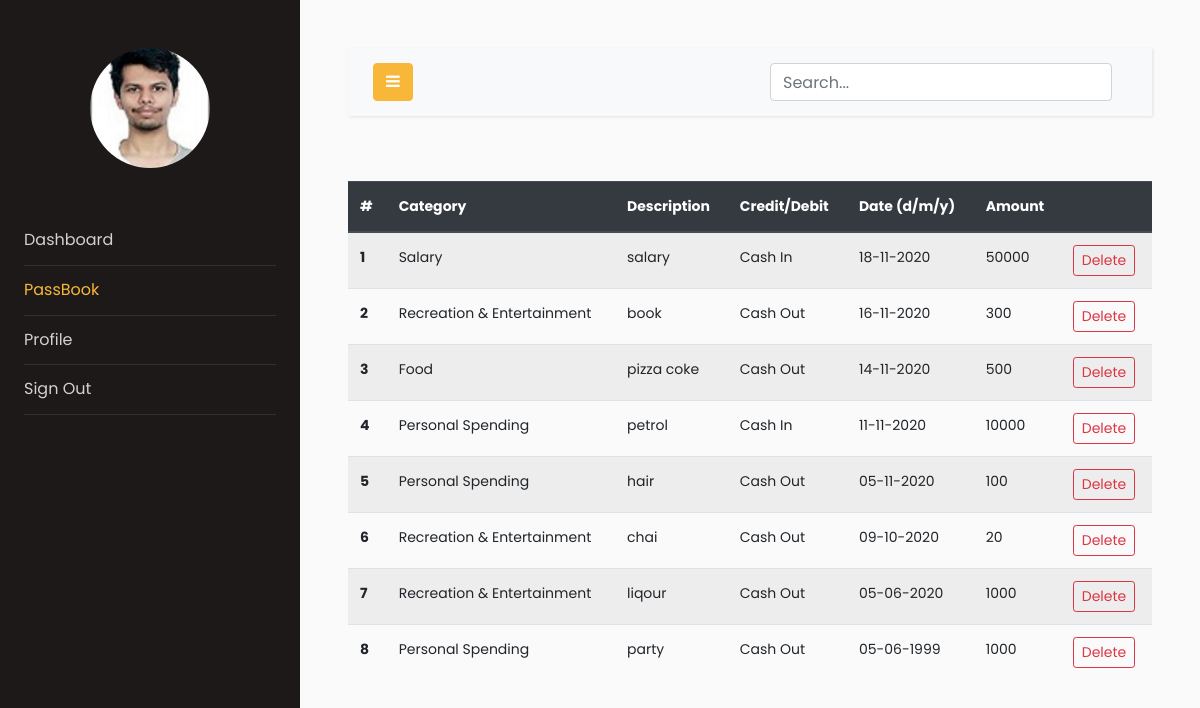
The page /passbook (signed in) on the database as committed earlier.
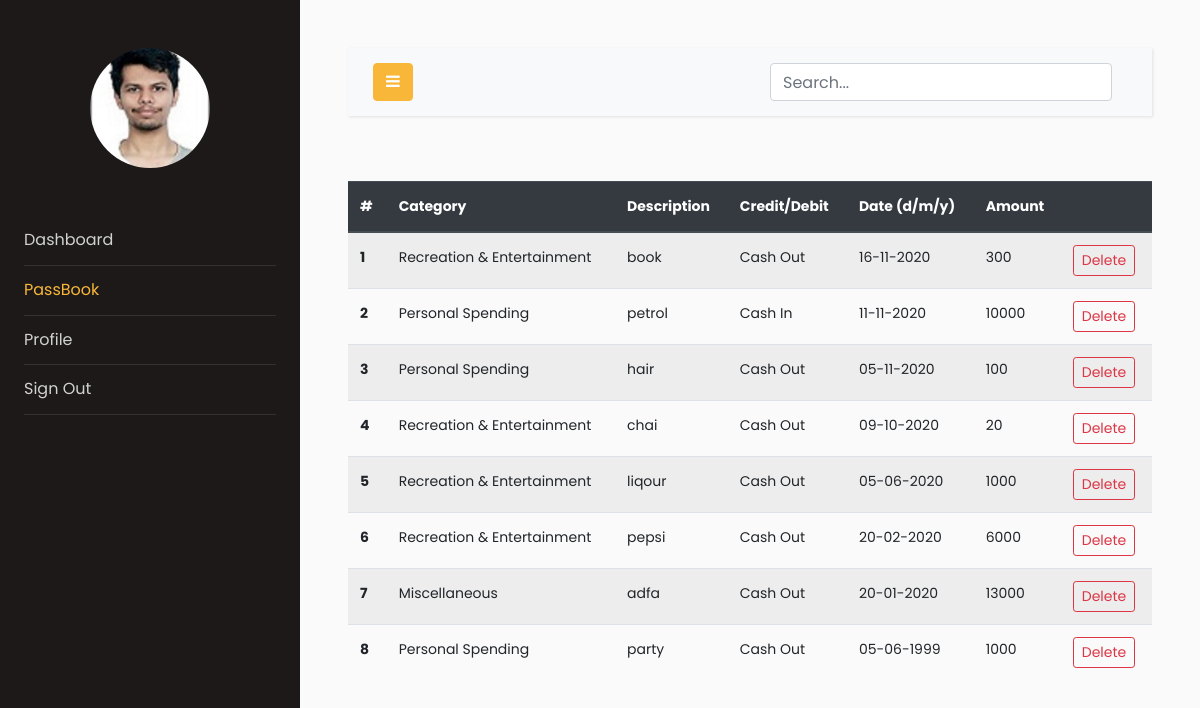
The same page on the database as committed later.
### models.py (models this page shows, shortened)
class Users(db.Model, UserMixin):
    __tablename__ = "users"
    id = db.Column(db.Integer, primary_key=True)
    email = db.Column(db.String(64), unique=True, index=True)
    name = db.Column(db.String(64))
    pasword_hash = db.Column(db.String(128))
    income = db.Column(db.Integer)
    budget = db.Column(db.Integer)
    profile_image = db.Column(db.String(128), nullable=False, default='default_profile.png')
    trans = db.relationship('Transactions', backref='User', lazy='dynamic')

class Transactions(db.Model):
    __searchable__ = ['description','cat','amount','date']
    users = db.relationship(Users)
    id = db.Column(db.Integer, primary_key=True)
    cashFlow = db.Column(db.Integer)
    amount = db.Column(db.Integer)
    description = db.Column(db.String(64))
    cat = db.Column(db.String(64))
    date = db.Column(db.DateTime)
    userId = db.Column(db.Integer, db.ForeignKey('users.id'), nullable=False)

### app.py (the view)
@app.route("/passbook", methods=["GET", "POST"])
@login_required
def passbook():
    uid = current_user.id
    trans_data = Transactions.query.filter_by(userId=uid).order_by(
        Transactions.date.desc()
    )
    return render_template("passbook.html", trans_data=trans_data)

### models.py (called while the page is built)
@login_manager.user_loader
def load_user(user_id):
    return Users.query.get(user_id)

### templates/passbook.html (shortened to what this page needs)
<!doctype html>
<html lang="en">
<head>
    <link rel="stylesheet" href="https://stackpath.bootstrapcdn.com/font-awesome/4.7.0/css/font-awesome.min.css">
<link rel="stylesheet" href="{{ url_for('static', filename='css1/style.css') }}">
</head>
<body>
    <div class="wrapper d-flex align-items-stretch">
        <nav id="sidebar">
            <div class="p-4 pt-5">
                <a href="#" class="img logo rounded-circle mb-5" style="background-image: url({{url_for('static',filename='profile_pics/'+current_user.profile_image)}})"></a>
                <ul class="list-unstyled components mb-5">
                    <li>
                        <a href="{{url_for('dashboard')}}">Dashboard</a>
                    </li>
                    <li class="active">
                        <a href="{{url_for('passbook')}}">PassBook</a>
                    </li>
                    <li>
                        <a href="{{url_for('profile')}}">Profile</a>
                    </li>
                    <li>
                        <a href="{{url_for('logout')}}">Sign Out</a>
                    </li>
                </ul>
            </div>
        </nav>
        <div id="content" class="p-4 p-md-5">
            <nav class="navbar navbar-expand-lg navbar-light bg-light">
                <div class="container-fluid">
                    <button type="button" id="sidebarCollapse" class="btn btn-primary">
                        <i class="fa fa-bars"></i>
                    </button>
                    <form action="search" , method="GET">
                        <div class="container h-50">
                            <div class="d-flex justify-content-center h-100">
                                <input type="search" class="form-control ds-input" id="search-input" name="query" placeholder="Search..." aria-label="Search for..."
                                    autocomplete="off" data-docs-version="4.5" spellcheck="false" role="combobox" aria-autocomplete="list"
                                    aria-expanded="false" aria-owns="algolia-autocomplete-listbox-0" dir="auto"
                                    style="position: relative; vertical-align: top;">
                            </div>
                        </div>
                    </form>
                </div>
            </nav>
            <br>
            <table class="table table-striped">
                <thead class="thead-dark">
                    <tr>
                        <th scope="col">#</th>
                        <th scope="col">Category</th>
                        <th scope="col">Description</th>
                        <th scope="col">Credit/Debit</th>
                        <th scope="col">Date (d/m/y)</th>
                        <th scope="col">Amount</th>
                        <th scope="col"></th>
                    </tr>
                </thead>
                <tbody>
                    {%for r in trans_data%}
                    <tr>
                        <th scope="row">{{loop.index0 + 1}}</th>
                        <td>{{r.cat}}</td>
                        <td>{{r.description}}</td>
                        {%if r.cashFlow == 1 %}
                        <td>Cash In</td>
                        {%else%}
                        <td>Cash Out</td>
                        {%endif%}
                        <td>{{r.date.strftime('%d-%m-%Y')}}</td>
                        <td>{{r.amount}}</td>
                        <td><button type="button" class="btn btn-outline-danger btn-sm" data-toggle="modal" data-target="#del{{r.id}}">
                            Delete
                        </button></td>
                    </tr>
                    {%endfor%}
                </tbody>
            </table>
        </div>
    </div>
</body>
</html>

Rows that differ between the two databases and show on the page:
removed Transactions: cat "Salary", description "salary", cashFlow "Cash In", date "18-11-2020", amount "50000"
removed Transactions: cat "Food", description "pizza coke", cashFlow "Cash Out", date "14-11-2020", amount "500"
added Transactions: cat "Recreation & Entertainment", description "pepsi", cashFlow "Cash Out", date "20-02-2020", amount "6000"
added Transactions: cat "Miscellaneous", description "adfa", cashFlow "Cash Out", date "20-01-2020", amount "13000"
